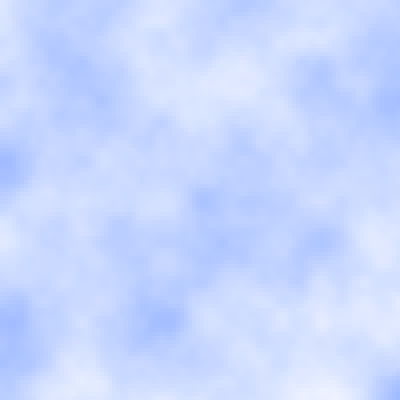
Frame 1 (no input)
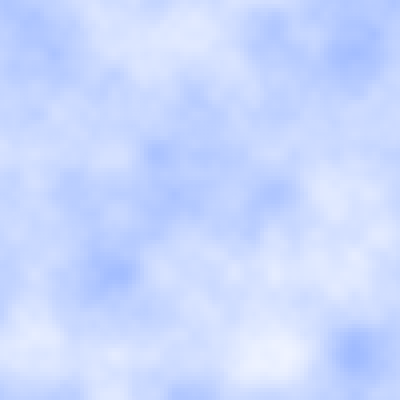
Frame 60 (no input)
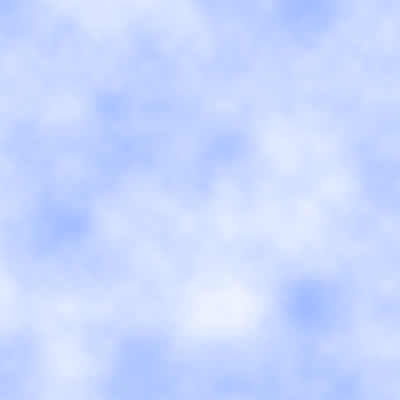
Frame 120 (the mouse pressed at the canvas centre since frame 60)

The p5.js sketch that drew these frames (run headless with seeded random() and noise() and a simulated clock; from frame 60 on, the mouse is pressed at the canvas centre):

// p5.js sketch
// ── sketch.js
const tileCount = 100;
const noiseScale = 0.05;

var grid;
var xnoise;
var ynoise;
var t = 0;

function setup() {
  createCanvas(400, 400);
}

function draw() {
  background(150, 180, 255);
  createGrid();
  showGrid();
  t += 0.01;
}

function createGrid() {
  grid = [];
  let tileSize = width / tileCount;
  ynoise = t;
  for (let row = 0; row < tileCount; row++) {
    grid[row] = [];
    xnoise = t;
    for (let col = 0; col < tileCount; col++) {
      let x = col * tileSize;
      let y = row * tileSize;
      let a = noise(xnoise, ynoise) * 255;
      grid[row][col] = new Tile(x, y, tileSize, a);
      xnoise += noiseScale;
    }
    ynoise += noiseScale;
  }
}

function showGrid() {
  for (let row = 0; row < tileCount; row++) {
    for (let col = 0; col < tileCount; col++) {
      grid[row][col].show();
    }
  }
}

class Tile {
  constructor(x, y, size, a) {
    this.x = x;
    this.y = y;
    this.size = size;
    this.c = color(255, a);
  }

  show() {
    noStroke();
    fill(this.c);
    rect(this.x, this.y, this.size, this.size);
  }
}
